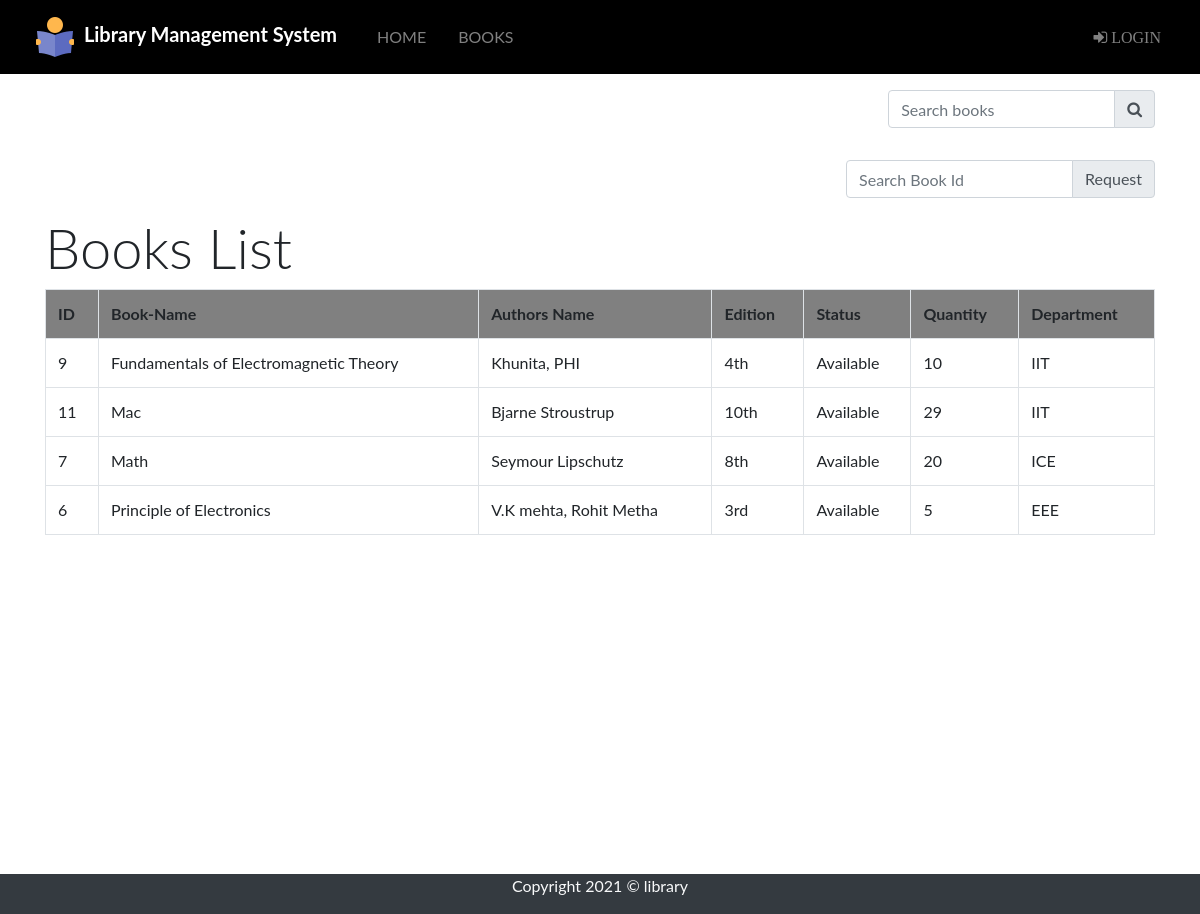
Screenshot of /student/books.php with the database file from the repository.
### tables this page shows
CREATE TABLE `books` (
  `b_id` int(255) NOT NULL,
  `b_name` varchar(100) NOT NULL,
  `authors` varchar(100) NOT NULL,
  `edition` varchar(100) NOT NULL,
  `status` varchar(100) NOT NULL,
  `quantity` int(100) NOT NULL,
  `department` varchar(100) NOT NULL
);

### src/student/books.php (the view, shortened to what this page needs)
<?php
include "navbar.php";
include "link.php";
 ?>
<!DOCTYPE html>
<html lang="en" dir="ltr">
  <head>
</head>
  <body>
    <div class="container " style="  min-height: 800px;">
    <div class="searchbook form-inline ml-auto">
      <form class="ml-auto py-3 " action="" method="post">
        <div class="input-group">
          <input type="text" name="search" placeholder="Search books" class="form-control" value="">
          <div class="input-group-append">
            <button type="submit" name="submit" class="input-group-text"><span class="fa fa-search"></span>
            </button>
          </div>
        </div>
      </form>
    </div>
    <div class="deletebook form-inline ml-auto">
      <form class="ml-auto py-3 h-20 " action="" method="post">
        <div class="input-group">
          <input type="text" name="b_id" placeholder="Search Book Id" class="form-control" value="">
          <div class="input-group-append">
            <button type="submit" name="submit1" class="input-group-text btn btn-primary">Request
            </button>
          </div>
        </div>
      </form>
    </div>
    <h1 class="display-4">Books List</h1>
    <?php
    if(isset($_POST['submit']))
    {
      $sql="select * from books where b_name like '%$_POST[search]%' || b_id='$_POST[search]';";
    	$query=mysqli_query($dblink,$sql);
    	if(mysqli_num_rows($query)==0)
    	{
    		echo "Sorry..! No Books found";
    	}
    	else{
    	  echo "<table class='table table-bordered table-hover table-sm' id='dtHorizontalVerticalExample'>";
    		echo "<tr style='background-color:gray;'>";
    		echo "<th>"; echo "ID"; echo "</th>";
    		echo "<th>"; echo "Book-Name"; echo "</th>";
    		echo "<th>"; echo "Authors Name"; echo "</th>";
    		echo "<th>"; echo "Edition"; echo "</th>";
    		echo "<th>"; echo "Status"; echo "</th>";
    		echo "<th>"; echo "Quantity"; echo "</th>";
    		echo "<th>"; echo "Department"; echo "</th>";
    		echo "</tr>";
    		while($row=mysqli_fetch_assoc($query))
    		{
    			echo "<tr>";
    			echo "<td>";echo $row['b_id']; echo "</td>";
    			echo "<td>";echo $row['b_name']; echo "</td>";
    			echo "<td>";echo $row['authors']; echo "</td>";
    			echo "<td>";echo $row['edition']; echo "</td>";
    			echo "<td>";echo $row['status']; echo "</td>";
    			echo "<td>";echo $row['quantity']; echo "</td>";
    			echo "<td>";echo $row['department']; echo "</td>";
    			echo "</tr>";
    		}
    		echo "</table>";
    	}
    }
    else{
    	$sql="SELECT * FROM `books` ORDER BY `books`.`b_name` ASC";
    		$result=mysqli_query($dblink,$sql);
    		echo "<table class='table table-bordered table-hover'>";
    		echo "<tr style='background-color:gray;'>";
    		echo "<th>"; echo "ID"; echo "</th>";
    		echo "<th>"; echo "Book-Name"; echo "</th>";
    		echo "<th>"; echo "Authors Name"; echo "</th>";
    		echo "<th>"; echo "Edition"; echo "</th>";
    		echo "<th>"; echo "Status"; echo "</th>";
    		echo "<th>"; echo "Quantity"; echo "</th>";
    		echo "<th>"; echo "Department"; echo "</th>";
    		echo "</tr>";
    		while($row=mysqli_fetch_assoc($result))
    		{
    			echo "<tr>";
    			echo "<td>";echo $row['b_id']; echo "</td>";
    			echo "<td>";echo $row['b_name']; echo "</td>";
    			echo "<td>";echo $row['authors']; echo "</td>";
    			echo "<td>";echo $row['edition']; echo "</td>";
    			echo "<td>";echo $row['status']; echo "</td>";
    			echo "<td>";echo $row['quantity']; echo "</td>";
    			echo "<td>";echo $row['department']; echo "</td>";
    			echo "</tr>";
    		}echo "</table>";
    }
          ?>
      </div>
      <footer class="bg-dark text-light text-center">
        <div class="container">
          <div class="row">
            <div class="col">
              <p>Copyright 2021 &copy; library</p>
            </div>
          </div>
        </div>
      </footer>
  </body>
</html>

### src/student/books.php (style rules this page uses)
body { font-family: "Lato", sans-serif; }

### rows the page displays
books: b_id "9", b_name "Fundamentals of Electromagnetic Theory", authors "Khunita, PHI", edition "4th", status "Available", quantity "10", department "IIT"
books: b_id "11", b_name "Mac", authors "Bjarne Stroustrup", edition "10th", status "Available", quantity "29", department "IIT"
books: b_id "7", b_name "Math", authors "Seymour Lipschutz", edition "8th", status "Available", quantity "20", department "ICE"
books: b_id "6", b_name "Principle of Electronics", authors "V.K mehta, Rohit Metha", edition "3rd", status "Available", quantity "5", department "EEE"
